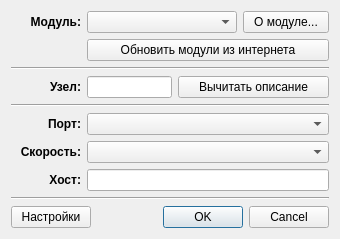
<?xml version="1.0" encoding="UTF-8"?>
<ui version="4.0">
 <class>InitDialog</class>
 <widget class="QDialog" name="InitDialog">
  <property name="geometry">
   <rect>
    <x>0</x>
    <y>0</y>
    <width>317</width>
    <height>237</height>
   </rect>
  </property>
  <layout class="QVBoxLayout" name="verticalLayout">
   <item>
    <layout class="QGridLayout">
     <item row="1" column="1" colspan="3">
      <widget class="QPushButton" name="pb_update">
       <property name="text">
        <string>Обновить модули из интернета</string>
       </property>
      </widget>
     </item>
     <item row="0" column="0">
      <widget class="QLabel" name="label_4">
       <property name="sizePolicy">
        <sizepolicy hsizetype="Preferred" vsizetype="Preferred">
         <horstretch>0</horstretch>
         <verstretch>0</verstretch>
        </sizepolicy>
       </property>
       <property name="minimumSize">
        <size>
         <width>70</width>
         <height>0</height>
        </size>
       </property>
       <property name="font">
        <font>
         <weight>75</weight>
         <bold>true</bold>
        </font>
       </property>
       <property name="text">
        <string>Модуль:</string>
       </property>
       <property name="alignment">
        <set>Qt::AlignRight|Qt::AlignTrailing|Qt::AlignVCenter</set>
       </property>
      </widget>
     </item>
     <item row="0" column="1" colspan="2">
      <widget class="QComboBox" name="cb_modulename">
       <property name="sizePolicy">
        <sizepolicy hsizetype="Preferred" vsizetype="Fixed">
         <horstretch>0</horstretch>
         <verstretch>0</verstretch>
        </sizepolicy>
       </property>
      </widget>
     </item>
     <item row="0" column="3">
      <widget class="QPushButton" name="tb_modulehelp">
       <property name="text">
        <string>  О модуле...  </string>
       </property>
      </widget>
     </item>
     <item row="3" column="0">
      <widget class="QLabel" name="label_3">
       <property name="sizePolicy">
        <sizepolicy hsizetype="Preferred" vsizetype="Preferred">
         <horstretch>0</horstretch>
         <verstretch>0</verstretch>
        </sizepolicy>
       </property>
       <property name="font">
        <font>
         <weight>75</weight>
         <bold>true</bold>
        </font>
       </property>
       <property name="text">
        <string>Узел:</string>
       </property>
       <property name="alignment">
        <set>Qt::AlignRight|Qt::AlignTrailing|Qt::AlignVCenter</set>
       </property>
      </widget>
     </item>
     <item row="3" column="1">
      <widget class="QLineEdit" name="le_node">
       <property name="sizePolicy">
        <sizepolicy hsizetype="Preferred" vsizetype="Fixed">
         <horstretch>0</horstretch>
         <verstretch>0</verstretch>
        </sizepolicy>
       </property>
      </widget>
     </item>
     <item row="3" column="2" colspan="2">
      <widget class="QPushButton" name="tb_moduleinfo">
       <property name="sizePolicy">
        <sizepolicy hsizetype="Preferred" vsizetype="Preferred">
         <horstretch>0</horstretch>
         <verstretch>0</verstretch>
        </sizepolicy>
       </property>
       <property name="text">
        <string>     Вычитать описание     </string>
       </property>
      </widget>
     </item>
     <item row="4" column="0" colspan="4">
      <widget class="Line" name="line">
       <property name="orientation">
        <enum>Qt::Horizontal</enum>
       </property>
      </widget>
     </item>
     <item row="5" column="0">
      <widget class="QLabel" name="label">
       <property name="sizePolicy">
        <sizepolicy hsizetype="Preferred" vsizetype="Preferred">
         <horstretch>0</horstretch>
         <verstretch>0</verstretch>
        </sizepolicy>
       </property>
       <property name="font">
        <font>
         <weight>75</weight>
         <bold>true</bold>
        </font>
       </property>
       <property name="text">
        <string>Порт:</string>
       </property>
       <property name="alignment">
        <set>Qt::AlignRight|Qt::AlignTrailing|Qt::AlignVCenter</set>
       </property>
      </widget>
     </item>
     <item row="5" column="1" colspan="3">
      <widget class="QComboBox" name="cb_portname">
       <property name="sizePolicy">
        <sizepolicy hsizetype="Preferred" vsizetype="Fixed">
         <horstretch>0</horstretch>
         <verstretch>0</verstretch>
        </sizepolicy>
       </property>
      </widget>
     </item>
     <item row="6" column="0">
      <widget class="QLabel" name="l_speed">
       <property name="sizePolicy">
        <sizepolicy hsizetype="Preferred" vsizetype="Preferred">
         <horstretch>0</horstretch>
         <verstretch>0</verstretch>
        </sizepolicy>
       </property>
       <property name="font">
        <font>
         <weight>75</weight>
         <bold>true</bold>
        </font>
       </property>
       <property name="text">
        <string>Скорость:</string>
       </property>
       <property name="alignment">
        <set>Qt::AlignRight|Qt::AlignTrailing|Qt::AlignVCenter</set>
       </property>
      </widget>
     </item>
     <item row="6" column="1" colspan="3">
      <widget class="QComboBox" name="cb_portspeed">
       <property name="sizePolicy">
        <sizepolicy hsizetype="Preferred" vsizetype="Fixed">
         <horstretch>0</horstretch>
         <verstretch>0</verstretch>
        </sizepolicy>
       </property>
      </widget>
     </item>
     <item row="7" column="0">
      <widget class="QLabel" name="l_host">
       <property name="font">
        <font>
         <weight>75</weight>
         <bold>true</bold>
        </font>
       </property>
       <property name="text">
        <string>Хост:</string>
       </property>
       <property name="alignment">
        <set>Qt::AlignRight|Qt::AlignTrailing|Qt::AlignVCenter</set>
       </property>
      </widget>
     </item>
     <item row="7" column="1" colspan="3">
      <widget class="QLineEdit" name="le_host"/>
     </item>
     <item row="2" column="0" colspan="4">
      <widget class="Line" name="line_2">
       <property name="orientation">
        <enum>Qt::Horizontal</enum>
       </property>
      </widget>
     </item>
    </layout>
   </item>
   <item>
    <widget class="Line" name="line_3">
     <property name="orientation">
      <enum>Qt::Horizontal</enum>
     </property>
    </widget>
   </item>
   <item>
    <layout class="QHBoxLayout" name="horizontalLayout">
     <item>
      <widget class="QPushButton" name="pb_settings">
       <property name="text">
        <string>Настройки</string>
       </property>
      </widget>
     </item>
     <item>
      <spacer name="horizontalSpacer">
       <property name="orientation">
        <enum>Qt::Horizontal</enum>
       </property>
       <property name="sizeHint" stdset="0">
        <size>
         <width>40</width>
         <height>20</height>
        </size>
       </property>
      </spacer>
     </item>
     <item>
      <widget class="QDialogButtonBox" name="buttonBox">
       <property name="orientation">
        <enum>Qt::Horizontal</enum>
       </property>
       <property name="standardButtons">
        <set>QDialogButtonBox::Cancel|QDialogButtonBox::Ok</set>
       </property>
      </widget>
     </item>
    </layout>
   </item>
  </layout>
 </widget>
 <tabstops>
  <tabstop>cb_modulename</tabstop>
  <tabstop>tb_modulehelp</tabstop>
  <tabstop>pb_update</tabstop>
  <tabstop>le_node</tabstop>
  <tabstop>tb_moduleinfo</tabstop>
  <tabstop>cb_portname</tabstop>
  <tabstop>cb_portspeed</tabstop>
  <tabstop>le_host</tabstop>
  <tabstop>pb_settings</tabstop>
 </tabstops>
 <resources/>
 <connections>
  <connection>
   <sender>buttonBox</sender>
   <signal>accepted()</signal>
   <receiver>InitDialog</receiver>
   <slot>accept()</slot>
   <hints>
    <hint type="sourcelabel">
     <x>248</x>
     <y>254</y>
    </hint>
    <hint type="destinationlabel">
     <x>157</x>
     <y>274</y>
    </hint>
   </hints>
  </connection>
  <connection>
   <sender>buttonBox</sender>
   <signal>rejected()</signal>
   <receiver>InitDialog</receiver>
   <slot>reject()</slot>
   <hints>
    <hint type="sourcelabel">
     <x>316</x>
     <y>260</y>
    </hint>
    <hint type="destinationlabel">
     <x>286</x>
     <y>274</y>
    </hint>
   </hints>
  </connection>
 </connections>
</ui>
